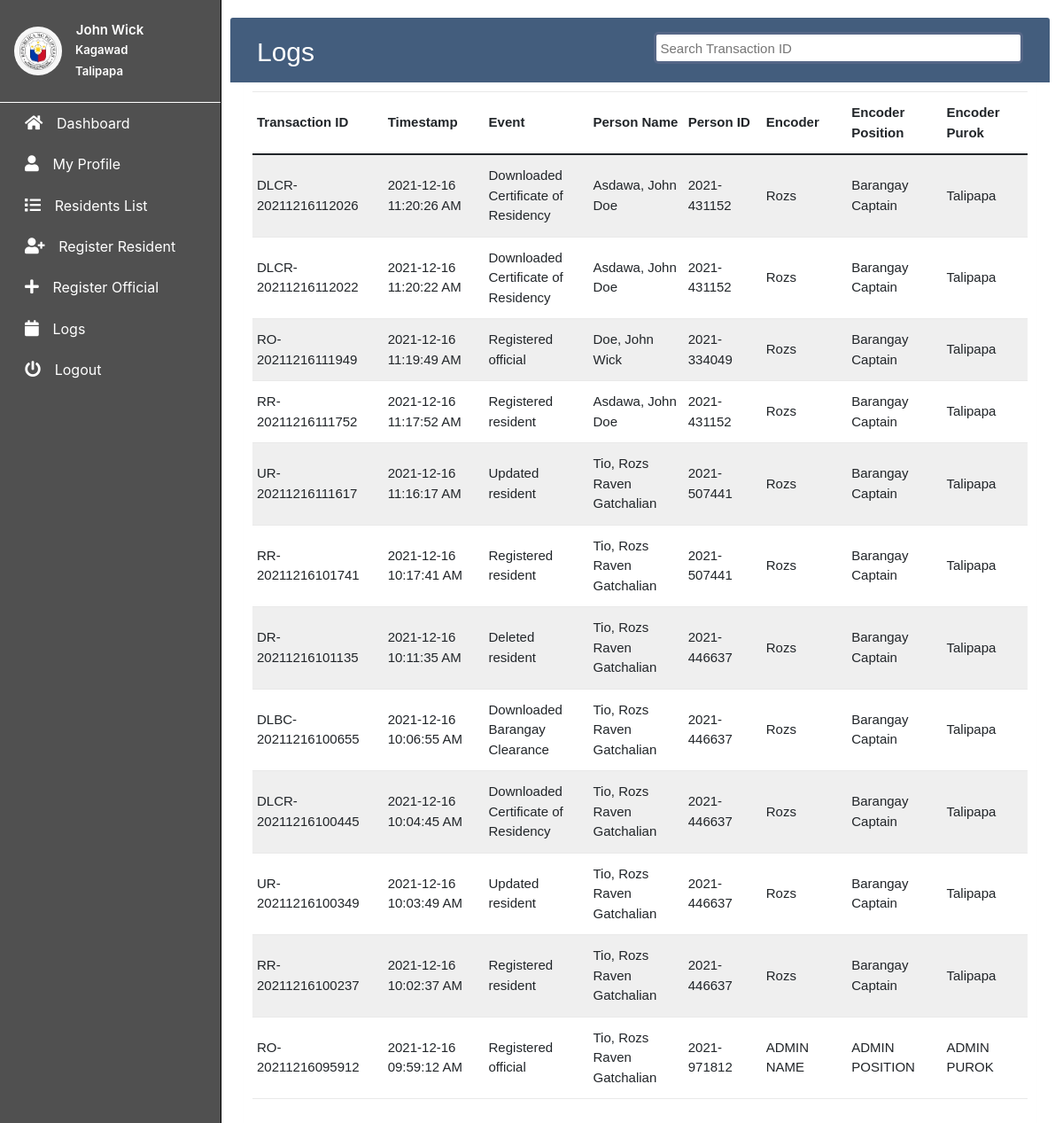
The page /logs.php (signed in) on the database its author committed.
### tables this page shows
CREATE TABLE `logs` (
  `log_date` text DEFAULT NULL,
  `log_time` text DEFAULT NULL,
  `log_timestamp` text DEFAULT NULL,
  `log_event` text DEFAULT NULL,
  `log_transactionID` text DEFAULT NULL,
  `log_encoder` text DEFAULT NULL,
  `log_encoderPosition` text DEFAULT NULL,
  `log_personID` text DEFAULT NULL,
  `log_personName` text DEFAULT NULL,
  `log_purok` text DEFAULT NULL
);

### logs.php (the view, shortened to what this page needs)
<?php
$name = $_SESSION['name'];
$purok = $_SESSION['purok'];
$position = $_SESSION['position'];
$image = $_SESSION['imageLocation'];
?>
<!DOCTYPE html>
<html lang="en">
<head>
  <link rel="stylesheet" href="./assets/css/main.css">
  <link rel='stylesheet' href='https://cdn.jsdelivr.net/npm/bootstrap@5.0.0-beta1/dist/css/bootstrap.min.css'>
  <link rel='stylesheet' href='https://unicons.iconscout.com/release/v3.0.6/css/line.css'>
  <link href="https://maxcdn.bootstrapcdn.com/font-awesome/latest/css/font-awesome.min.css" rel="stylesheet">
  <link rel="stylesheet" href="https://cdn.jsdelivr.net/npm/bootstrap@4.6.0/dist/css/bootstrap.min.css" />
  <link rel="stylesheet" href="https://use.fontawesome.com/releases/v5.12.1/css/all.css">
  <link rel="stylesheet" href="./assets/css/logs.css" />
</head>
<body>
  <aside class="sidebar position-fixed top-0 left-0 overflow-auto h-100 float-left" id="show-side-navigation1">
    <div class="sidebar-header d-flex align-items-center px-3 py-4">
      <?php echo "<img class='rounded-pill img-fluid border-2' width='25%' src=" .  $image . " alt='Official's Image'>" ?>
      <div class="ms-2">
        <h5 class="fs-6 mb-0">
          <a class="text-decoration-none headName" href="viewUser.php"> &nbsp; <?php echo $name; ?></a>
        </h5>
        <p class="mt-1 mb-0 headPlace"> &nbsp; <?php echo $position ?></p>
        <p class="mt-1 mb-0 headPlace"> &nbsp; <?php echo $purok ?></p>
      </div>
    </div>
    <ul class="categories list-unstyled">
      <li><i class="fa fa-home sideIcons"></i><a href="dashboard.php"> Dashboard</a></li>
      <li><i class="fa fa-user sideIcons"></i><a href="viewUser.php"> My Profile</a></li>
      <li><i class="fa fa-list sideIcons"></i><a href="residents.php"> Residents List</a></li>
      <li><i class="fa fa-user-plus sideIcons"></i><a href="registration.php"> Register Resident</a></li>
      <li><i class="fa fa-plus sideIcons"></i><a href="registerOfficial.php"> Register Official</a></li>
      <li><i class="fa fa-calendar sideIcons"></i><a href="logs.php"> Logs</a></li>
      <li><i class="fa fa-power-off sideIcons"></i><a href="index.php"> Logout</a></li>
    </ul>
  </aside>
  <section>
    <div class="container">
      <div class="table-wrapper">
        <div class="table-title">
          <div class="row">
            <div class="col-sm-6">
              <h2>Logs</h2>
            </div>
            <div class="col-sm-6">
              <div class="search">
                <input onkeyup="searchTransaction()" type="text" class="searchTerm" name="search" id="searchLog" placeholder="Search Transaction ID">
              </div>
            </div>
          </div>
        </div>
        <table class="table table-striped table-hover" id="logsTable">
          <thead>
            <tr>
              <th data-field="transactionId" data-sortable="true">Transaction ID</th>
              <th data-field="timestamp">Timestamp</th>
              <th data-field="event" data-sortable="true">Event</th>
              <th data-field="residentId" data-sortable="true">Person Name</th>
              <th data-field="residentName" data-sortable="true">Person ID</th>
              <th data-field="encoder" data-sortable="true">Encoder</th>
              <th data-field="position" data-sortable="true">Encoder Position</th>
              <th data-field="purok" data-sortable="true">Encoder Purok</th>
            </tr>
          </thead>
          <form method="POST" action="./database/database.php">
            <tbody>
              <?php
                include_once("./database/connection.php");
                $getLogs = "SELECT * FROM logs ORDER BY `log_date` DESC, `log_time` DESC";
                $result = mysqli_query($conn, $getLogs);
                if (mysqli_num_rows($result) > 0) {
                  while ($logs = mysqli_fetch_assoc($result)) {
                    echo
                    "<tr><td>" . $logs['log_transactionID']
                      . "</td><td>" . $logs['log_timestamp']
                      . "</td><td>" . $logs['log_event']
                      . "</td><td>" . $logs['log_personName']
                      . "</td><td>" . $logs['log_personID']
                      . "</td><td>" . $logs['log_encoder']
                      . "</td><td>" . $logs['log_encoderPosition']
                      . "</td><td>" . $logs['log_purok']
                      . "</tr>";
                  }
                }
              ?>
            </tbody>
          </form>
        </table>
      </div>
    </div>
  </section>
</body>
</html>

### assets/css/main.css (style rules this page uses)
* { -webkit-user-select: none; -khtml-user-select: none; -moz-user-select: none; -ms-user-select: none; user-select: none; }
.sidebar { background-color: #505050; width: 250px; transition: all 0.3s ease-in-out; transform: translateX(0); z-index: 9999999; border-right: 1px solid black; }
.sidebar .sidebar-header { border-bottom: 1px solid #ffffff; }
.sidebar .sidebar-header h5 a { color: white; }
.sidebar .sidebar-header p { color: white; font-size: 0.825rem; }
.sidebar > ul > li { padding: 0.7rem 1.75rem; }
.sidebar ul > li > a { color: white; text-decoration: none; }
.sidebar ul > li > i { font-size: 18px; margin-right: 0.7rem; color: white; }
.headName, .headPlace { font-size: 15px; font-weight: 600; }

### assets/css/logs.css (style rules this page uses)
section { color: #566787; font-family: "Varela Round", sans-serif; font-size: 15px; margin-right: 15px; }
.search { width: 100%; height: 36px; position: relative; display: flex; }
.searchTerm { width: 100%; border: 3px solid #566787; padding: 5px; height: 36px; border-radius: 5px; outline: none; }
.container { padding-top: 30px; }
.table-wrapper { background: #fff; padding: 20px 10px; margin: -10px 0; border-radius: 3px; box-shadow: 0 1px 1px rgba(0, 0, 0, 0.05); }
.table-title { padding-bottom: 15px; background: #435d7d; color: #fff; padding: 16px 30px; margin: -20px -25px 10px; border-radius: 3px 3px 0 0; }
.table-title h2 { margin: 5px 0 0; font-size: 30px; }
table.table tr th, table.table tr td { border-color: #e9e9e9; padding: 12px 5px; width: 400px; vertical-align: middle; }
table.table tr th:first-child { width: 350px; }
table.table tr th:last-child { width: 300px; }
table.table-striped tbody tr:nth-of-type(odd) { background-color: #fcfcfc; }
section { margin-left: 260px; }

### rows shown on the page
logs: log_transactionID "DLCR-20211216112026", log_timestamp "2021-12-16 11:20:26 AM", log_event "Downloaded Certificate of Residency", log_personName "Asdawa, John Doe", log_personID "2021-431152", log_encoder "Rozs", log_encoderPosition "Barangay Captain", log_purok "Talipapa"
logs: log_transactionID "DLCR-20211216112022", log_timestamp "2021-12-16 11:20:22 AM", log_event "Downloaded Certificate of Residency", log_personName "Asdawa, John Doe", log_personID "2021-431152", log_encoder "Rozs", log_encoderPosition "Barangay Captain", log_purok "Talipapa"
logs: log_transactionID "RO-20211216111949", log_timestamp "2021-12-16 11:19:49 AM", log_event "Registered official", log_personName "Doe, John Wick", log_personID "2021-334049", log_encoder "Rozs", log_encoderPosition "Barangay Captain", log_purok "Talipapa"
logs: log_transactionID "RR-20211216111752", log_timestamp "2021-12-16 11:17:52 AM", log_event "Registered resident", log_personName "Asdawa, John Doe", log_personID "2021-431152", log_encoder "Rozs", log_encoderPosition "Barangay Captain", log_purok "Talipapa"
logs: log_transactionID "UR-20211216111617", log_timestamp "2021-12-16 11:16:17 AM", log_event "Updated resident", log_personName "Tio, Rozs Raven Gatchalian", log_personID "2021-507441", log_encoder "Rozs", log_encoderPosition "Barangay Captain", log_purok "Talipapa"
logs: log_transactionID "RR-20211216101741", log_timestamp "2021-12-16 10:17:41 AM", log_event "Registered resident", log_personName "Tio, Rozs Raven Gatchalian", log_personID "2021-507441", log_encoder "Rozs", log_encoderPosition "Barangay Captain", log_purok "Talipapa"
logs: log_transactionID "DR-20211216101135", log_timestamp "2021-12-16 10:11:35 AM", log_event "Deleted resident", log_personName "Tio, Rozs Raven Gatchalian", log_personID "2021-446637", log_encoder "Rozs", log_encoderPosition "Barangay Captain", log_purok "Talipapa"
logs: log_transactionID "DLBC-20211216100655", log_timestamp "2021-12-16 10:06:55 AM", log_event "Downloaded Barangay Clearance", log_personName "Tio, Rozs Raven Gatchalian", log_personID "2021-446637", log_encoder "Rozs", log_encoderPosition "Barangay Captain", log_purok "Talipapa"
logs: log_transactionID "DLCR-20211216100445", log_timestamp "2021-12-16 10:04:45 AM", log_event "Downloaded Certificate of Residency", log_personName "Tio, Rozs Raven Gatchalian", log_personID "2021-446637", log_encoder "Rozs", log_encoderPosition "Barangay Captain", log_purok "Talipapa"
logs: log_transactionID "UR-20211216100349", log_timestamp "2021-12-16 10:03:49 AM", log_event "Updated resident", log_personName "Tio, Rozs Raven Gatchalian", log_personID "2021-446637", log_encoder "Rozs", log_encoderPosition "Barangay Captain", log_purok "Talipapa"
logs: log_transactionID "RR-20211216100237", log_timestamp "2021-12-16 10:02:37 AM", log_event "Registered resident", log_personName "Tio, Rozs Raven Gatchalian", log_personID "2021-446637", log_encoder "Rozs", log_encoderPosition "Barangay Captain", log_purok "Talipapa"
logs: log_transactionID "RO-20211216095912", log_timestamp "2021-12-16 09:59:12 AM", log_event "Registered official", log_personName "Tio, Rozs Raven Gatchalian", log_personID "2021-971812", log_encoder "ADMIN NAME", log_encoderPosition "ADMIN POSITION", log_purok "ADMIN PUROK"

### other values the page prints
$name "John Wick"
$position "Kagawad"
$purok "Talipapa"
